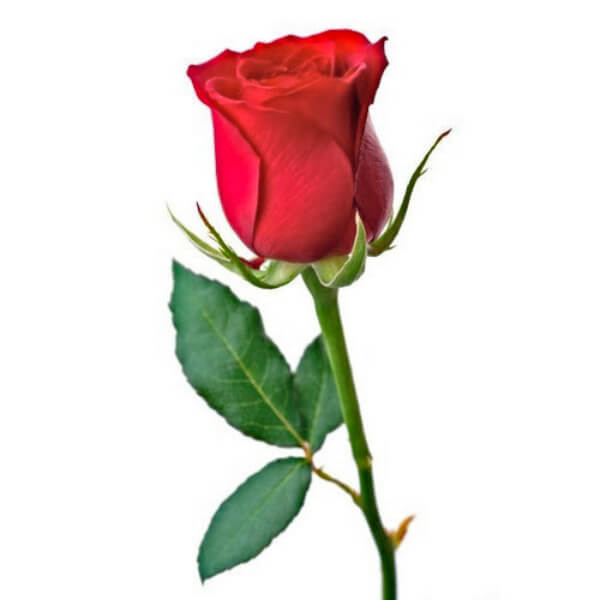
#> input picture rose1.jpg, 600 x 600 px, found by its file name
$ jupyter execute ImageProcessing_colordetection_RoseDetection.ipynb
#> lines starting #> are read from the running program, lines starting #| are printed output that depends on the picture; after the words box and inside, x2 and y2 are one past the last pixel; in counts of white or black regions, pixels touching at a corner belong together
[cell 1]
import cv2
import numpy as np
image=cv2.imread('/Users/mahima/Downloads/rose1.jpg',10)
#> image is the input picture: shape (600, 600, 3); mean B, G, R 213.2, 218, 228.6
#cv2.imshow("original",image)
#cv2.waitKey(0)

[cell 2]
boundaries = [
	([17, 15, 100], [50, 56, 200]),
    ( [18,50,50], [35,255,255]),
	([86, 31, 4], [220, 88, 50]),
	([25, 146, 190], [62, 174, 250]),
	([103, 86, 65], [145, 133, 128])

]

[cell 3]
for (lower,upper) in boundaries:
    lower=np.array(lower,dtype="uint8")
    upper=np.array(upper,dtype="uint8")
    mask=cv2.inRange(image,lower,upper)
    output=cv2.bitwise_and(image,image,mask=mask)
    cv2.imshow("mask",mask)
    cv2.imshow("images",np.hstack([image,output]))
    cv2.waitKey(0)
#> this loop made 5 passes
#> pass 1, `mask=cv2.inRange(image,lower,upper)`:
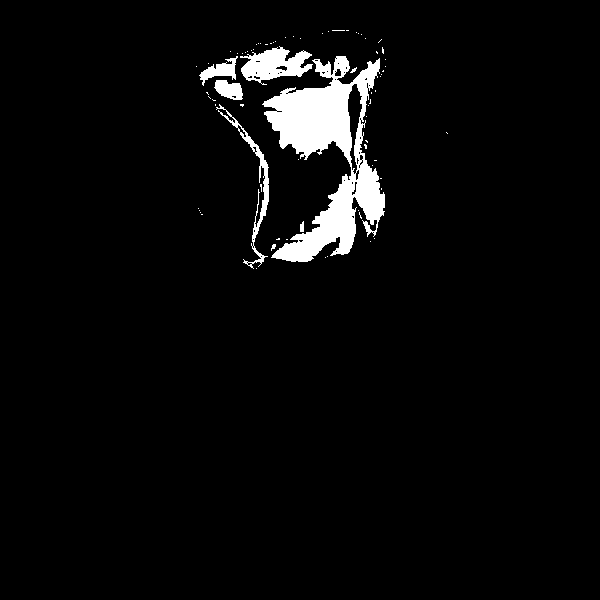
#> mask: shape (600, 600); 4% white; 75 white regions (68 under 20 px), largest, box (x1, y1, x2, y2) and area: (262, 56, 385, 262) 10663, (240, 46, 313, 85) 1564, (216, 104, 269, 269) 926
#> pass 1, `output=cv2.bitwise_and(image,image,mask=mask)`:
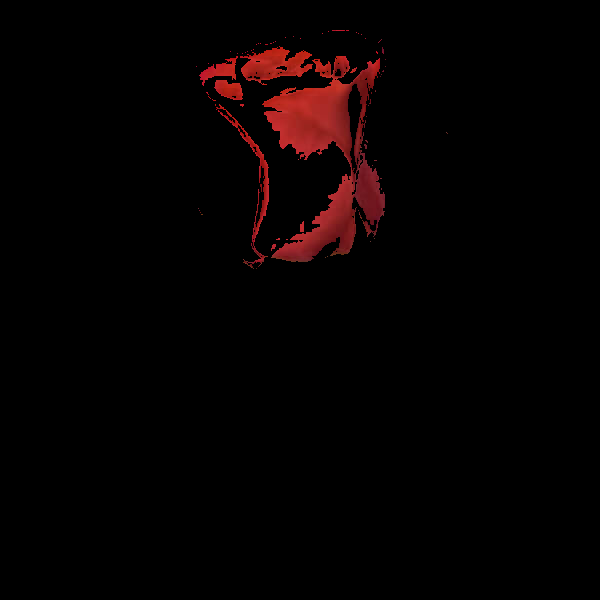
#> output: shape (600, 600, 3); mean B, G, R 1.4, 1.4, 6.2
#> pass 1, `cv2.imshow("images",np.hstack([image,output]))`:
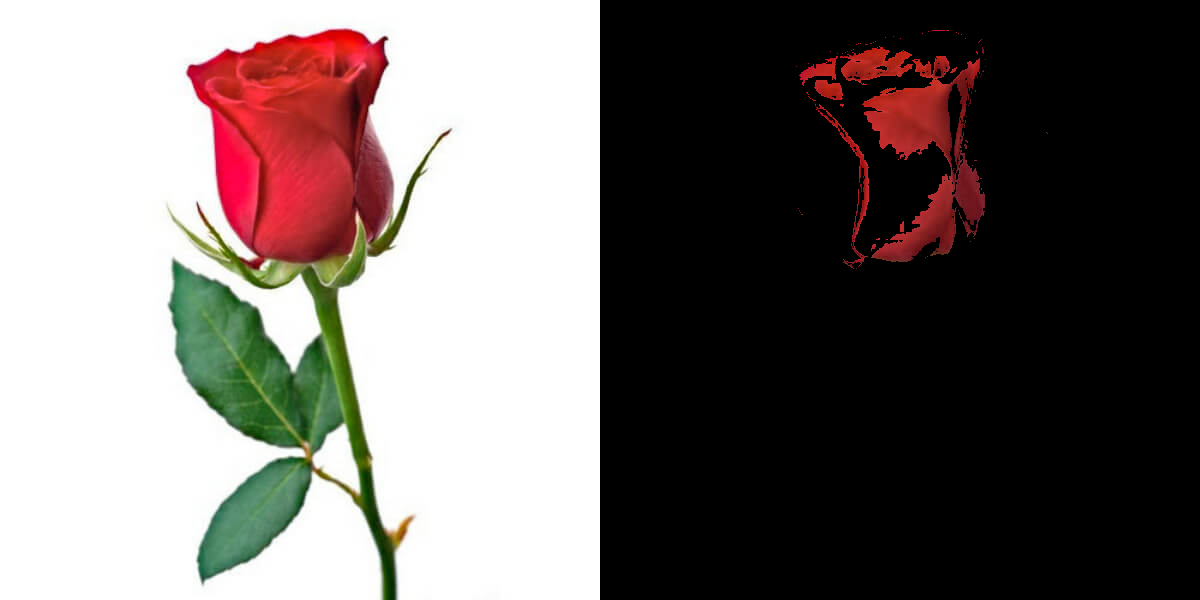
#> window 'images': shape (600, 1200, 3); mean B, G, R 107.3, 109.7, 117.4
#> pass 2, `mask=cv2.inRange(image,lower,upper)`:
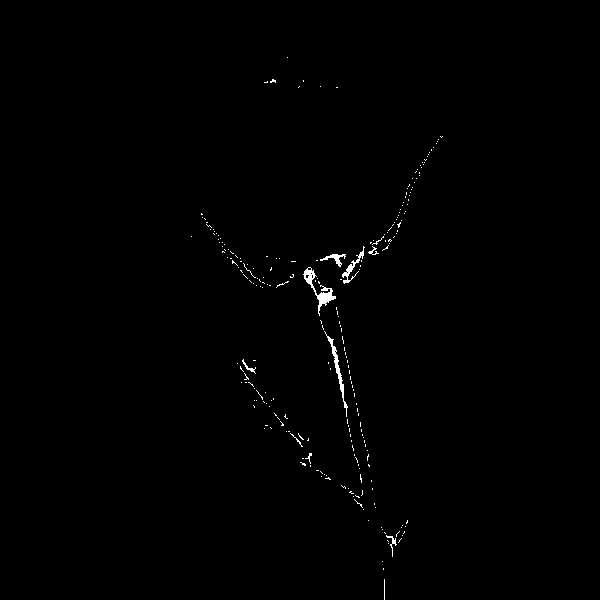
#> mask: shape (600, 600); 0.5% white in thin lines or dots, all inside (x1, y1, x2, y2) = (191, 57, 443, 600)
